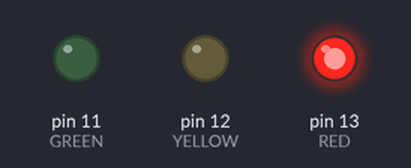
Bench run of a sketch on a simulated Arduino Uno, built with avr-gcc and run on an emulated ATmega328P. On the bench: output pins drawn as LEDs (lit = HIGH). Random numbers use the default seed unless the sketch sets one.

Above: at 2.5 s.
At 7.5 s:
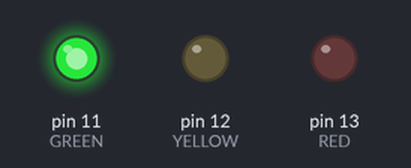
At 11.5 s:
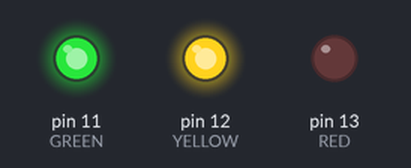
Timing chart, 0 to 16.9 s (numbered marks = the images above):
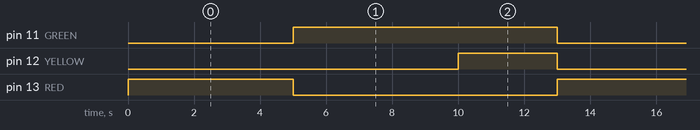

Measured:
- by itself, pin 11 (GREEN): alternates HIGH for 8.0 s and LOW for 5.0 s
- by itself, pin 12 (YELLOW): alternates HIGH for 3.0 s and LOW for 10.0 s
- by itself, pin 13 (RED): alternates HIGH for 5.0 s and LOW for 8.0 s

The sketch:

semaforo.ino
```cpp
#define RED 13
#define YELLOW 12
#define GREEN 11

void setup() {
  pinMode(RED, OUTPUT);
  pinMode(YELLOW, OUTPUT);
  pinMode(GREEN, OUTPUT);

  digitalWrite(RED, LOW);
  digitalWrite(YELLOW, LOW);
  digitalWrite(GREEN, LOW);
}

void loop() {
  digitalWrite(RED, HIGH);
  delay(5000);
  digitalWrite(RED, LOW);
  digitalWrite(GREEN, HIGH);
  delay(5000);
  digitalWrite(YELLOW, HIGH);
  delay(3000);
  digitalWrite(GREEN, LOW);
  digitalWrite(YELLOW, LOW);
}
```

marienbad.c
```cpp
/***********************************************
 *              MARIENBAD                      *
 *   File associato all'articolo pubblicato    *
 * il 17-08-2019 su http://www.moreware.org/wp *
 *                                             *
 *            (C) MoreWare 2019                *
 ***********************************************/
#include <stdio.h>

int fiammiferi = 16;
int scelta;

void print_defs() {
	printf("\nMARIENBAD\n");
	printf("=========\n\n");
	printf("Ci sono 16 fiammiferi sul tavolo.\n");
	printf("Al tuo turno puoi prenderne 1, 2, 3 o 4.\n");
	printf("Chi prende l'ultimo perde!\n\n");

	return;
}

void giocatore() {
	do {
		scelta = 0;
		printf("Quanti fiammiferi prendi? ");
		scanf("%i", &scelta);
	} while ((scelta < 1) || (scelta > 4));

	return;
}

void ai(){
	printf("Io ne prendo %i!\n", 5 - scelta);
	fiammiferi = fiammiferi - 5;
	if (fiammiferi > 1)
		printf("Ora ne restano %i.\n", fiammiferi);
	return;
}

int main() {
	// Definizioni
	print_defs();

	do {
		// Mossa giocatore
		giocatore();

		// Mossa AI
		if (fiammiferi > 1)
			ai();

		// valutazione gioco

		// Uscita
	} while (fiammiferi != 1);

	printf("\nNe e' rimasto solo uno! Hai perso!\n\n");

	return 0;
}
```

paridisp.C
```cpp
#include <stdio.h>

int A[2][2][2][2];
int	G1, G2, G3, G4;
int	X1, TC, TU;
int Ch;
int Valore;
int w, x, y, z;

int main() {
	// Matrix initialization
	for (w = 0; w < 2; w++)         	  	    /* Inizializzazione della matrice      */
		for (x = 0; x < 2; x++)     	        /* delle frequenze di uscita delle     */
	  		for (y = 0; y < 2; y++)	        	/* diverse combinazioni.               */
				for (z = 0; z < 2; z++)
		  			A[w][x][y][z] = 0;
	TC = 0;            	                		/* Punteggio computer                  */
	TU = 0;                              		/* Punteggio gioccatore                */
	printf ("\nSimulazione del gioco del pari e dispari con apprendimento dall'esperienza.\n");
	printf ("Io vinco se la somma e' pari, tu se la somma e' dispari.\n");
	printf ("Gioca 0 per pari, 1 per dispari, 2 per uscire.\n");
	G1 = 0;
	G2 = 1;                              		/* Inizializzazione valori di partenza */
	G3 = 0;                              		/* (Puo' essere anche gestita tramite  */
	G4 = 1;                              		/*       un generatore random)         */
	do {
		if (A[G1][G2][G3][0] > A[G1][G2][G3][1])
			X1 = 0;                        		/* Ricerca della mossa migliore */
		else
			X1 = 1;

		do {
			printf("Pari o dispari?  ");
		  	scanf("%i", &Ch);
		} while ((Ch < 0) || (Ch > 2));

		Valore = Ch;

		if (Valore < 2) {
			if (X1 == Valore)
				TC = TC + 1;      					/* Aggiornamento punteggi       */
			else
				TU = TU + 1;

			A[G1][G2][G3][Valore] = A[G1][G2][G3][Valore] + 1;
			G1 = G2;
			G2 = G3;
			G3 = Valore;

			printf ("Computer ---> %4i     Giocatore ---> %4i", TC, TU);
			if (TU != 0)
				printf ("  -     \%% Comp./Gioc. --->  %4.5f",(double)TC/(double)TU);
			printf("\n");
		}
  } while (Ch != 2);
}
```

voters.c
```cpp
#include <stdio.h>
#include <stdlib.h>
#include <stdbool.h>
#include <string.h>
#include <ctype.h>
#include <time.h>
#include "voters.h"

int t[80][25],
    v[256] = {0},
	h[256] = {0},
	d[4000];

int		x, x1, x2, y, y1, y2, b, c, s, i, m, f, t1;
int		k, c1;
bool	g, e;
char	l;
time_t	tt;

void GotoXY(int a, int b) {
	printf("\x1b[%i;%iH",b,a);
}

void inizializza() {
	// Inserimento dei dati di partenza
	printf(CLRSCR);

	g= true;
	k = 0;
	f = 0;

	printf ("Censimento automatico ? (S/N) "); scanf("%c", &l);
	if (toupper(l) == 'S') {
		do {
			printf("PERIODO DI CENSIMENTO    : "); scanf ("%i", &c1);
		} while (c1<0);
	} else
		 g = false;

	if (g)
		m = 74;
	else
		m = 80;

	do {
		printf("NUMERO RIGHE (MAX 25)    : "); scanf("%i", &y);
	} while ((y < 0) || (y > 26));
	do {
		printf("NUMERO COLONNE (MAX %i)  : ", m); scanf("%i", &x);
	} while ((x < 0) || (x > m + 1));

	c = x * y;
	printf("NUMERO CELLE = %i\n", c);
	do {
		printf("NUMERO STATI (MAX 256) : "); scanf("%i", &s);
	} while ((s < 1) || (s > 257));

	b = c;
	int step = b / s;
	for (i = 1; i <= (s - 1); i++) {
		v[i] = step;
		b = b - v[i];
		h[i] = v[i];
	}
	v[s] = b;
	h[s] = b;

	printf(CLRSCR);
}

void situazione()
{
	for (i = 1; i <= s; i++)
	{
	 	GotoXY(77,i); printf ("%4i",h[i]);
	}
	GotoXY(75,s+3); printf ("%8i", k);
}

int main() {
	e = false;

	do {
		inizializza();

		// Generazione griglia

		/* Intializes random number generator */
		srand((unsigned) time(&tt));

		for (i = 1; i <= s; i++) {
			do {
    			x1 = (rand() % x ) + 1;
				y1 = (rand() % y ) + 1;
    			if (t[x1][y1] == 0) {
		     		t[x1][y1] = i;
					v[i] = v[i]-1;

					GotoXY(x1, y1);

					printf("\x1b[48:5:%im " RESET_COLOR, t[x1][y1]-1);
				}
			} while (v[i] != 0);
		}

		if (g) {
			for (i = 1; i <= s; i++) {
				GotoXY(76, i);
				printf ("\x1b[48:5:%im " RESET_COLOR, i-1);
			}
			GotoXY(75, s+2);
			printf ("CICLI:");
		}

		// Questo ciclo termina con la fine della Democrazia
		do {
			// Ciclo elementare
			do {
				// Sceglie casualmente l'elettore influenzante e quello influenzato
				// e ne calcola la posizione all'interno della matrice
				x1 = (rand() % x) + 1;
				y1 = (rand() % y) + 1;
				t1 = (rand() % 8) + 1;

				switch (t1) {
					case 0 : { x2=x1;   y2=y1-1; if (y2==0) y2=y; break; }
					case 1 : { x2=x1+1; y2=y1-1; if (x2>x)  x2=1; if (y2==0) y2=y; break; }
					case 2 : { x2=x1+1; y2=y1;   if (x2>x)  x2=1; break; }
					case 3 : { x2=x1+1; y2=y1+1; if (x2>x)  x2=1; if (y2>y) y2=1; break; }
					case 4 : { x2=x1;   y2=y1+1; if (y2>y)  y2=1; break; }
					case 5 : { x2=x1-1; y2=y1+1; if (x2==0) x2=x; if (y2>y) y2=1; break; }
					case 6 : { x2=x1-1; y2=y1;   if (x2==0) x2=x; break; }
					case 7 : { x2=x1-1; y2=y1-1; if (x2==0) x2=x; if (y2==0) y2=y; break; }
				}

				// Esegue il censimento automatico
				if (g) {
					if ((k % c1) == 0)
					{
						for (i = 1; i <= s; i++)
						{
						 	GotoXY(77,i); printf ("%4i",h[i]);
						}
						GotoXY(75,s+3); printf ("%8i", k);
					}
				}

				h[t[x1][y1]] = h[t[x1][y1]] - 1;
				h[t[x2][y2]] = h[t[x2][y2]] + 1;
				// Aggiorna f = numero di partiti chiusi
				if (h[t[x1][y1]] == 0)
					f = f + 1;
				t[x1][y1] = t[x2][y2];                   // Avviene il mutamento di partito

				GotoXY(x1, y1);
				printf("\x1b[48:5:%im " RESET_COLOR, t[x1][y1]-1);

				k = k + 1;	// Aggiorna ciclo

			} while (f != s-1);
		} while (f != s-1);
		situazione();
	} while (e);
	printf("\n");
	return 0;
}
```

voters.h
```cpp
// 4-bit colors for console
// FOREGROUND
#define FOREGROUND_BLACK  "\x1b[30m"
#define FOREGROUND_RED  "\x1b[31m"
#define FOREGROUND_GREEN  "\x1b[32m"
#define FOREGROUND_YELLOW  "\x1b[33m"
#define FOREGROUND_BLUE  "\x1b[34m"
#define FOREGROUND_MAGENTA "\x1b[35m"
#define FOREGROUND_CYAN  "\x1b[36m"
#define FOREGROUND_WHITE  "\x1b[37m"

//Highlighted FOREGROUND
#define FOREGROUND_BLACK_h  "\x1b[90m"
#define FOREGROUND_RED_h  "\x1b[91m"
#define FOREGROUND_GREEN_h  "\x1b[92m"
#define FOREGROUND_YELLOW_h  "\x1b[93m"
#define FOREGROUND_BLUE_h  "\x1b[94m"
#define FOREGROUND_MAGENTA_h "\x1b[95m"
#define FOREGROUND_CYAN_h  "\x1b[96m"
#define FOREGROUND_WHITE_h  "\x1b[97m"0

// BACKGROUND
#define BACKGROUND_BLACK  "\x1b[40m"
#define BACKGROUND_RED  "\x1b[41m"
#define BACKGROUND_GREEN  "\x1b[42m"
#define BACKGROUND_YELLOW  "\x1b[43m"
#define BACKGROUND_BLUE  "\x1b[44m"
#define BACKGROUND_MAGENTA "\x1b[45m"
#define BACKGROUND_CYAN  "\x1b[46m"
#define BACKGROUND_WHITE  "\x1b[47m"

// Highlighted BACKGROUND
#define BACKGROUND_BLACK_h  "\x1b[100m"
#define BACKGROUND_RED_h  "\x1b[101m"
#define BACKGROUND_GREEN_h  "\x1b[102m"
#define BACKGROUND_YELLOW_h  "\x1b[103m"
#define BACKGROUND_BLUE_h  "\x1b[104m"
#define BACKGROUND_MAGENTA_h "\x1b[105m"
#define BACKGROUND_CYAN_h  "\x1b[106m"
#define BACKGROUND_WHITE_h  "\x1b[107m"

// Reset
#define RESET_COLOR  "\x1b[0m"

// **********************************
#define CLRSCR "\e[1;1H\e[2J"
#define CLREOL "\x1b[k"
```

voters_rpi.c
```cpp
#include <stdio.h>
#include <stdlib.h>
#include <stdbool.h>
#include <string.h>
#include <ctype.h>
#include <time.h>
#include "voters.h"

int t[80][25],
    v[256] = {0},
	h[256] = {0},
	d[4000];

int		x, x1, x2, y, y1, y2, b, c, s, i, m, f, t1;
int		k, c1;
bool	g, e;
char	l;
time_t	tt;

void GotoXY(int a, int b) {
	printf("\x1b[%i;%iH",b,a);
}

void inizializza() {
	// Inserimento dei dati di partenza
	printf(CLRSCR);

	g= true;
	k = 0;
	f = 0;

	l = 'S';			// censimento automatico
	c1 = 1;				// periodo di censimento = 1
	m = 74;				// numero massimo colonne
	y = 25;				// numero righe
	x = 74;				// numero colonne
	c = x * y;			// numero celle (votanti)
	s = 16;				// stati possibili (partiti)

	b = c;
	int step = b / s;
	for (i = 1; i <= (s - 1); i++) {
		v[i] = step;
		b = b - v[i];
		h[i] = v[i];
	}
	v[s] = b;
	h[s] = b;

	printf(CLRSCR);
}

void situazione()
{
	for (i = 1; i <= s; i++)
	{
	 	GotoXY(77,i); printf ("%4i",h[i]);
	}
	GotoXY(75,s+3); printf ("%8i", k);
}

int main() {
	e = false;

	do {
		inizializza();

		// Generazione griglia

		/* Intializes random number generator */
		srand((unsigned) time(&tt));

		for (i = 1; i <= s; i++) {
			do {
    			x1 = (rand() % x ) + 1;
				y1 = (rand() % y ) + 1;
    			if (t[x1][y1] == 0) {
		     		t[x1][y1] = i;
					v[i] = v[i]-1;

					GotoXY(x1, y1);

					printf("\x1b[48:5:%im " RESET_COLOR, t[x1][y1]-1);
				}
			} while (v[i] != 0);
		}

		if (g) {
			for (i = 1; i <= s; i++) {
				GotoXY(76, i);
				printf ("\x1b[48:5:%im " RESET_COLOR, i-1);
			}
			GotoXY(75, s+2);
			printf ("CICLI:");
		}

		// Questo ciclo termina con la fine della Democrazia
		do {
			// Ciclo elementare
			do {
				// Sceglie casualmente l'elettore influenzante e quello influenzato
				// e ne calcola la posizione all'interno della matrice
				x1 = (rand() % x) + 1;
				y1 = (rand() % y) + 1;
				t1 = (rand() % 8) + 1;

				switch (t1) {
					case 0 : { x2=x1;   y2=y1-1; if (y2==0) y2=y; break; }
					case 1 : { x2=x1+1; y2=y1-1; if (x2>x)  x2=1; if (y2==0) y2=y; break; }
					case 2 : { x2=x1+1; y2=y1;   if (x2>x)  x2=1; break; }
					case 3 : { x2=x1+1; y2=y1+1; if (x2>x)  x2=1; if (y2>y) y2=1; break; }
					case 4 : { x2=x1;   y2=y1+1; if (y2>y)  y2=1; break; }
					case 5 : { x2=x1-1; y2=y1+1; if (x2==0) x2=x; if (y2>y) y2=1; break; }
					case 6 : { x2=x1-1; y2=y1;   if (x2==0) x2=x; break; }
					case 7 : { x2=x1-1; y2=y1-1; if (x2==0) x2=x; if (y2==0) y2=y; break; }
				}

				// Esegue il censimento automatico
				if (g) {
					if ((k % c1) == 0)
					{
						for (i = 1; i <= s; i++)
						{
						 	GotoXY(77,i); printf ("%4i",h[i]);
						}
						GotoXY(75,s+3); printf ("%8i", k);
					}
				}

				h[t[x1][y1]] = h[t[x1][y1]] - 1;
				h[t[x2][y2]] = h[t[x2][y2]] + 1;
				// Aggiorna f = numero di partiti chiusi
				if (h[t[x1][y1]] == 0)
					f = f + 1;
				t[x1][y1] = t[x2][y2];                   // Avviene il mutamento di partito

				GotoXY(x1, y1);
				printf("\x1b[48:5:%im " RESET_COLOR, t[x1][y1]-1);

				k = k + 1;	// Aggiorna ciclo

			} while (f != s-1);
		} while (f != s-1);
		situazione();
	} while (e);
	printf("\n");
	return 0;
}
```
